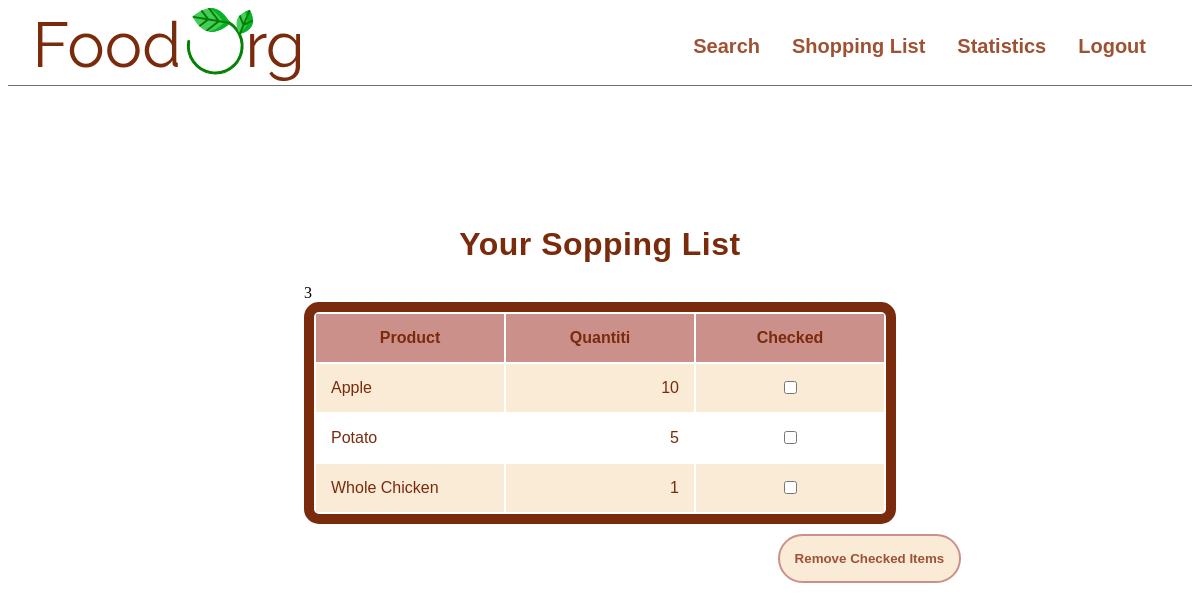
The app's page /shoping_list.php (signed in) with its own data.
### tables this page shows
CREATE TABLE `shoping_lists` (
    `user_id` int(11) NOT NULL,
    `product_id` int(11) NOT NULL,
    `quantity` int(11) NOT NULL
);

CREATE TABLE `products` (
  `id` int(11) NOT NULL,
  `name` varchar(50) NOT NULL,
  `price` float(50) NOT NULL,
  `season` varchar(100) NOT NULL,
  `category` varchar(200) NOT NULL,
  `diet` varchar(200) NOT NULL,
  `perishability` varchar(200) NOT NULL,
  `popularity` int(100) DEFAULT 0
);

### shoping_list.php (the view, shortened to what this page needs)
<!DOCTYPE html>
<html lang="en">
<head>
    <link href="stylesheets/shoping_list.css" rel="stylesheet">
</head>
<body>
    <header>
        <?php
            include("nav_bar.php");
        ?>
    </header>
    <main>
       <div class="headlines">
            <h1>Your Sopping List</h1>
        </div>
        <form method="POST" action="<?php echo htmlspecialchars($_SERVER["PHP_SELF"]);?>">
                <?php
                include('Includere/connection.php');
                    $stmt = $dbh->prepare("SELECT name, quantity, product_id  FROM shoping_lists s JOIN products p on p.id = s.product_id WHERE user_id = :id;");
                    $stmt->bindParam(':id', $id);
                    $stmt->execute();
                    if($stmt->rowCount() > 0){
                        echo $stmt->rowCount();
                        echo '<table style="width:100%" class = "statistics_table">
                        <tr>
                            <th>Product</th>
                            <th>Quantiti</th>
                            <th>Checked</th>
                        </tr>';
                    while ($row = $stmt->fetch()) {
                        if(count(explode("_", $row['name'])) > 1){
                            echo '<tr>
                                <td>';
                            $words = explode("_", $row['name']);
                            for ($i = 0; $i< count($words)-1;$i++){
                                echo  ucfirst($words[$i]) . " ";
                            }
                            echo ucfirst($words[count($words) - 1]) . '</td>
                                <td>'.$row['quantity'].'</td>
                                <td><input type="checkbox" id="productcheck" name="' .  ucfirst($row['name']) . '_check" value= '. $row['product_id'] . ' ></td>
                            </tr>';
                        }
                        else{
                            echo '<tr>
                                <td>' .  ucfirst($row['name']) . '</td>
                                <td>'.$row['quantity'].'</td>
                                <td><input type="checkbox" id="productcheck" name="' .  ucfirst($row['name']) . '_check" value= '. $row['product_id'] . ' ></td>
                            </tr>';
                        }
                    }
                    echo ' </table>
                    <input type="submit" name="submit" class="main_button" value="Remove Checked Items">';
                }
                else{
                    echo '</form>
                    <div class="headlines2">
                        <h3>Your Sopping List Appears to be Empty. <a href="search.php">Search</a> for what you want and add it to your list.</h3>
                    </div>';
                }
                ?>
    </main>
</body>
</html>

### stylesheets/shoping_list.css (style rules this page uses)
main { max-width: 100vw; height: 80vh; display: flex; flex-direction: column; align-items: center; }
.main_button { background-color: #FAEBD7; margin-top: 10px; margin-left: 80%; padding: 15px; border: 2px solid #CC908A; border-radius: 60px; font-family: 'Raleway', sans-serif; font-weight: bold; color: #9F5233; }
form { width: 50%; }
.headlines { margin-top: 10%; display: flex; flex-direction: column; align-items: center; justify-content: space-between; width: 50%; }
h1 { font-family: 'Raleway', sans-serif; letter-spacing: 0.48px; color: #7A2B0C; text-align: center; padding-left: 2em; padding-right: 2em; }
table { font-family: 'Raleway', sans-serif; color: #7A2B0C; table-layout: fixed; border-collapse: separate; border: 10px solid #7A2B0C; border-radius: 15px; }
th, td { padding: 15px; border: 0px; }
th:last-child { padding: 0px; border: 0px; }
td:nth-child(2) { text-align: end; }
td:last-child { padding: 0px; border: 0px; text-align: center; }
tr { border: 0px; }
tr:first-child { background-color: #CC908A; }
tr:nth-child(even) { border: 0px; background-color: #FAEBD7; }

### records on screen
shoping_lists: product.name "Apple", quantity "10"
shoping_lists: product.name "Potato", quantity "5"
shoping_lists: product.name "Whole", product.name "Chicken", quantity "1"

### other values on screen
$stmt->rowCount() "3"
